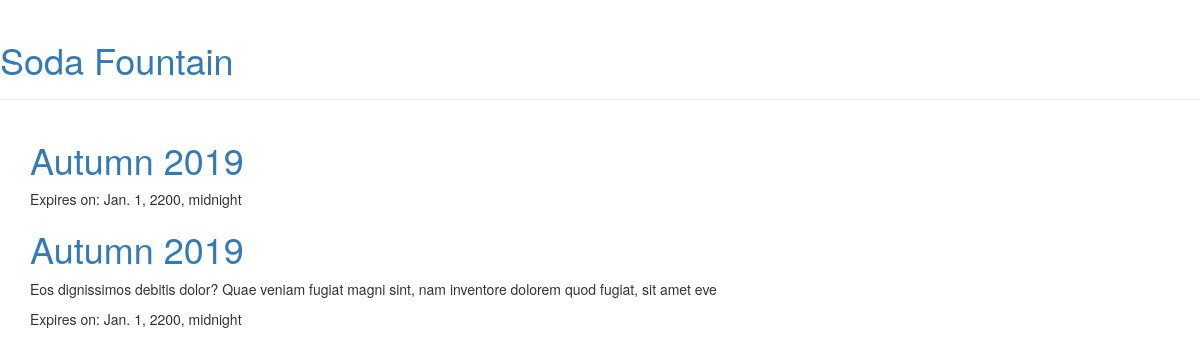
The app's page /, older data.
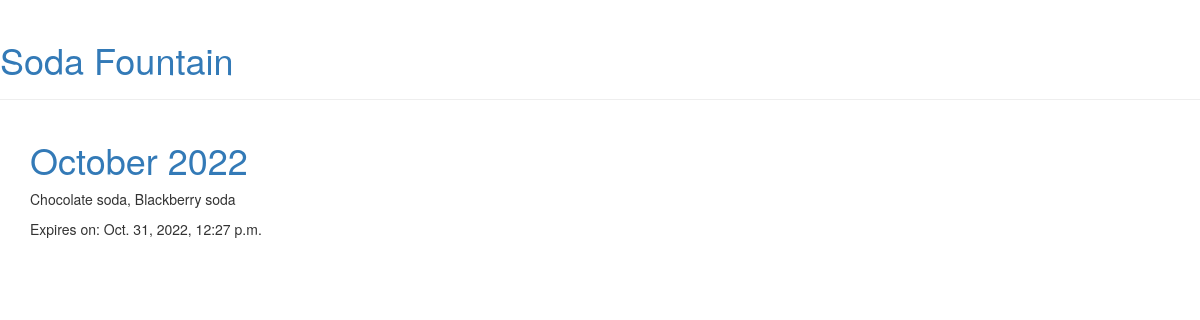
The same page, newer data.
### menu/models.py (models this page shows, shortened)
class Menu(models.Model):
    season = models.CharField(max_length=20)
    items = models.ManyToManyField('Item', related_name='items')
    created_date = models.DateTimeField(
            default=timezone.now)
    expiration_date = models.DateTimeField(
            blank=True, null=True)
    expiration_date_2 = models.DateField(
        blank=True, null=True)

class Item(models.Model):
    name = models.CharField(max_length=200)
    description = models.TextField()
    chef = models.ForeignKey('auth.User', on_delete=models.CASCADE,)
    created_date = models.DateTimeField(
            default=timezone.now)
    standard = models.BooleanField(default=False)
    ingredients = models.ManyToManyField('Ingredient')
    def __str__(self):
        return self.name

### menu/views.py (the view)
# urls.py: url(r'^$', views.menu_list, name='menu_list'),
def menu_list(request):
    plus_2_years = timezone.now() + timedelta(days=730)
    now = timezone.now()
    menus = Menu.objects.all().prefetch_related(
        'items'
        ).filter(expiration_date__gte=now).order_by('-expiration_date')
    return render(request, 'menu/list_all_current_menus.html', {'menus': menus})

### menu/templates/menu/list_all_current_menus.html (shortened to what this page needs)
{% extends 'base.html' %}
{% block content %}
<div class="content container">
    <div class="row">
        <div class="col-md-8">
            {% for menu in menus %}
                <h1>
                    <a href="{% url 'menu:menu_detail' pk=menu.pk %}">{{ menu.season }}</a>
                </h1>
                <p>{{ menu.items.all|join:", " }}</p>
                <div class="post">
                {% if menu.expiration_date %}
                    <div class="date">
                        Expires on: {{ menu.expiration_date }}
                    </div>
                {% endif %}
            {% endfor %}
            </div>
        </div>
    </div>
</div>
{% endblock %}

### templates/base.html (shortened to what this page needs)
<!DOCTYPE html>
<html lang="en">
<head>
    <link rel="stylesheet" href="//maxcdn.bootstrapcdn.com/bootstrap/3.2.0/css/bootstrap.min.css">
    <link rel="stylesheet" href="//maxcdn.bootstrapcdn.com/bootstrap/3.2.0/css/bootstrap-theme.min.css">
</head>
<body>
<div class="page-header">
    <h1><a href="/">Soda Fountain</a></h1>
</div>
{% block content %}
{% endblock %}
</body>
</html>

Row changes from the older to the newer data that the page shows:
removed Menu: season "Autumn 2019", expiration_date "Jan. 1, 2200, midnight"
removed Menu: season "Autumn 2019", items.all "Eos dignissimos debitis dolor? Quae veniam fugiat magni sint, nam inventore dolorem quod fugiat, sit amet eve", expiration_date "Jan. 1, 2200, midnight"
added Menu: season "October 2022", items.all "Chocolate soda, Blackberry soda", expiration_date "Oct. 31, 2022, 12:27 p.m."
